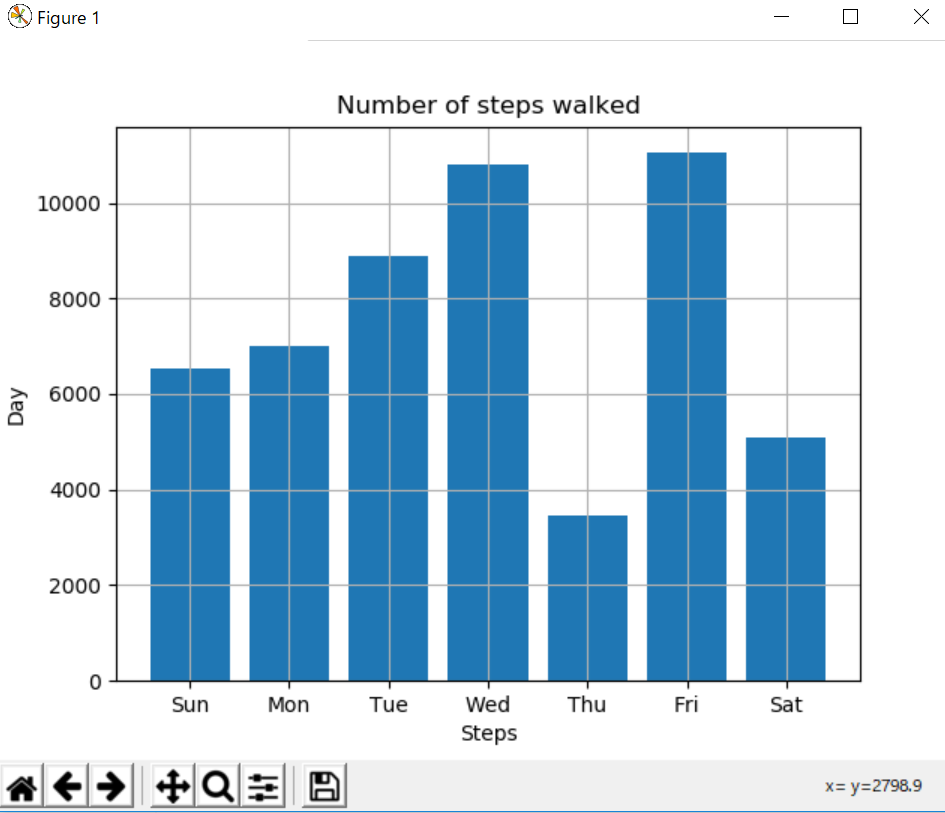

Write the Python code that produced this figure.
import matplotlib.pyplot as plt
steps = [6543, 7000, 8900, 10789, 3467, 11045, 5095]
labels = ['Sun', 'Mon', 'Tue', 'Wed', 'Thu', 'Fri', 'Sat']
num_bars = len(steps)
positions = range(1, num_bars+1)
plt.bar(positions, steps, align='center')
plt.xticks(positions, labels)
plt.xlabel('Steps')
plt.ylabel('Day')
plt.title('Number of steps walked')
plt.grid()
plt.show()
